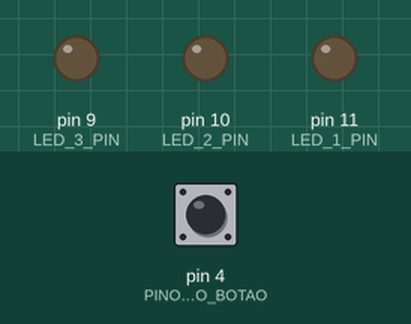
Simulated run of this sketch. Board: Arduino Uno, built with avr-gcc and run on an emulated ATmega328P. On the bench: output pins drawn as LEDs (lit = HIGH). The inputs (shaded band) are chosen by the test bench; at power-on: pin 4 (PINO_DO_BOTAO) HIGH.

Above: at 1.2 s.
1.3 s: pin 4 (PINO_DO_BOTAO) pulled LOW for 0.15 s
At 1.37 s:
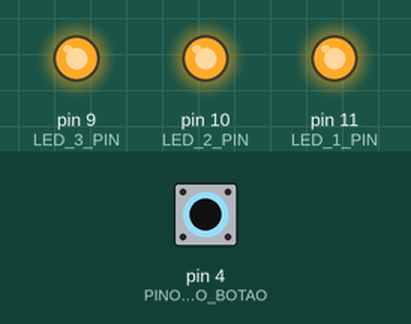
2.9 s: pin 4 (PINO_DO_BOTAO) pulled LOW for 3.2 s
At 7.1 s:
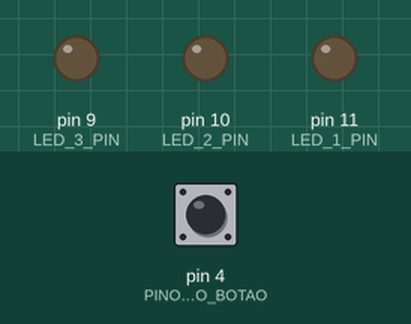
Timing chart, 0 to 8.6 s (numbered marks = the images above; inputs shaded):
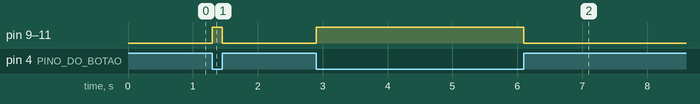

The sketch:

Botao3ledsMatriz23062025.ino
```cpp
#define LED_1_PIN 11
#define LED_2_PIN 10
#define LED_3_PIN 9
#define PINO_DO_BOTAO 4
#define NUMERO_DE_LEDS 3
byte vetorPinosLeds[ NUMERO_DE_LEDS ] = { LED_1_PIN, LED_2_PIN, LED_3_PIN } ;
void iniciaTodosLeds()
{
  for( int i = 0; i < NUMERO_DE_LEDS; i++ )
  {
    pinMode ( vetorPinosLeds[ i ] , OUTPUT ) ;
  }
}

void ligaTodosLeds( bool powerOn )
{
  for( int i = 0; i < NUMERO_DE_LEDS; i++ )
  {
    if(powerOn )
    {
      digitalWrite ( vetorPinosLeds[ i ] , HIGH ) ;
    }
    else
    {
      digitalWrite ( vetorPinosLeds[ i ] , LOW ) ;
    }
  }
}
void setup()
{
  iniciaTodosLeds() ;
  pinMode ( PINO_DO_BOTAO, INPUT_PULLUP ) ;
}
void loop()
{
  byte estadoBotao = digitalRead ( PINO_DO_BOTAO) ;
  ligaTodosLeds ( estadoBotao == LOW ) ;
}
```

Measured:
- after the input at 1.3 s, pin 9 (LED_3_PIN), pin 10 (LED_2_PIN), pin 11 (LED_1_PIN): LOW → HIGH at once, → LOW 0.15 s later
- after the input at 2.9 s, pin 9 (LED_3_PIN), pin 10 (LED_2_PIN), pin 11 (LED_1_PIN): LOW → HIGH at once, → LOW 3.2 s later
